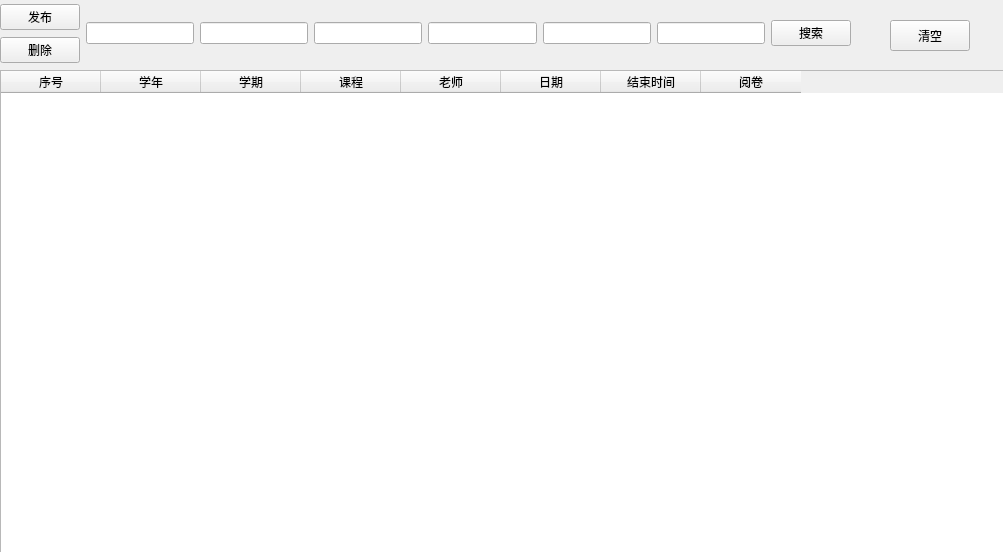
<?xml version="1.0" encoding="UTF-8"?>
<ui version="4.0">
 <class>ExamTeacher</class>
 <widget class="QWidget" name="ExamTeacher">
  <property name="geometry">
   <rect>
    <x>0</x>
    <y>0</y>
    <width>1003</width>
    <height>552</height>
   </rect>
  </property>
  <property name="windowTitle">
   <string>Form</string>
  </property>
  <widget class="QTableWidget" name="examsTable">
   <property name="geometry">
    <rect>
     <x>0</x>
     <y>70</y>
     <width>1401</width>
     <height>541</height>
    </rect>
   </property>
   <property name="sizePolicy">
    <sizepolicy hsizetype="Preferred" vsizetype="Preferred">
     <horstretch>0</horstretch>
     <verstretch>0</verstretch>
    </sizepolicy>
   </property>
   <column>
    <property name="text">
     <string>序号</string>
    </property>
   </column>
   <column>
    <property name="text">
     <string>学年</string>
    </property>
   </column>
   <column>
    <property name="text">
     <string>学期</string>
    </property>
   </column>
   <column>
    <property name="text">
     <string>课程</string>
    </property>
   </column>
   <column>
    <property name="text">
     <string>老师</string>
    </property>
   </column>
   <column>
    <property name="text">
     <string>日期</string>
    </property>
   </column>
   <column>
    <property name="text">
     <string>结束时间</string>
    </property>
   </column>
   <column>
    <property name="text">
     <string>阅卷</string>
    </property>
   </column>
  </widget>
  <widget class="QWidget" name="layoutWidget">
   <property name="geometry">
    <rect>
     <x>0</x>
     <y>3</y>
     <width>851</width>
     <height>61</height>
    </rect>
   </property>
   <layout class="QHBoxLayout" name="horizontalLayout">
    <item>
     <layout class="QVBoxLayout" name="verticalLayout">
      <item>
       <widget class="QPushButton" name="pushButton">
        <property name="text">
         <string>发布</string>
        </property>
       </widget>
      </item>
      <item>
       <widget class="QPushButton" name="pushButton_delete">
        <property name="text">
         <string>删除</string>
        </property>
       </widget>
      </item>
     </layout>
    </item>
    <item>
     <widget class="QLineEdit" name="academicYearLineEdit"/>
    </item>
    <item>
     <widget class="QLineEdit" name="semesterLineEdit"/>
    </item>
    <item>
     <widget class="QLineEdit" name="courseLineEdit"/>
    </item>
    <item>
     <widget class="QLineEdit" name="teacherLineEdit"/>
    </item>
    <item>
     <widget class="QLineEdit" name="dataLineEdit"/>
    </item>
    <item>
     <widget class="QLineEdit" name="endLineEdit"/>
    </item>
    <item>
     <widget class="QPushButton" name="searchButton">
      <property name="text">
       <string>搜索</string>
      </property>
     </widget>
    </item>
   </layout>
  </widget>
  <widget class="QPushButton" name="pushButton_clear">
   <property name="geometry">
    <rect>
     <x>890</x>
     <y>20</y>
     <width>80</width>
     <height>31</height>
    </rect>
   </property>
   <property name="text">
    <string>清空</string>
   </property>
  </widget>
 </widget>
 <resources/>
 <connections/>
</ui>
